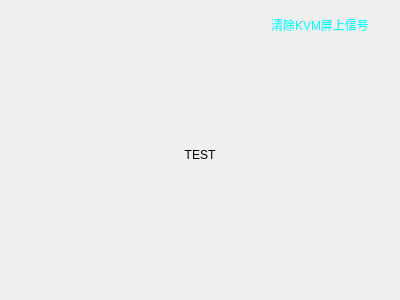
<?xml version="1.0" encoding="UTF-8"?>
<ui version="4.0">
 <class>AcceptWid</class>
 <widget class="QWidget" name="AcceptWid">
  <property name="geometry">
   <rect>
    <x>0</x>
    <y>0</y>
    <width>400</width>
    <height>300</height>
   </rect>
  </property>
  <property name="minimumSize">
   <size>
    <width>0</width>
    <height>0</height>
   </size>
  </property>
  <property name="windowTitle">
   <string>Form</string>
  </property>
  <property name="styleSheet">
   <string notr="true"/>
  </property>
  <layout class="QVBoxLayout" name="verticalLayout_3">
   <property name="leftMargin">
    <number>0</number>
   </property>
   <property name="topMargin">
    <number>0</number>
   </property>
   <property name="rightMargin">
    <number>0</number>
   </property>
   <property name="bottomMargin">
    <number>0</number>
   </property>
   <item>
    <widget class="QWidget" name="testwidget" native="true">
     <property name="styleSheet">
      <string notr="true">QWidget#testwidget{ border-image: url(:/new/prefix1/other/image/ScienceImage/Jiedian_Jiance_B.png);}</string>
     </property>
     <layout class="QVBoxLayout" name="verticalLayout_2">
      <property name="leftMargin">
       <number>0</number>
      </property>
      <property name="topMargin">
       <number>0</number>
      </property>
      <property name="rightMargin">
       <number>0</number>
      </property>
      <property name="bottomMargin">
       <number>0</number>
      </property>
      <item>
       <widget class="QWidget" name="mywidge" native="true">
        <property name="styleSheet">
         <string notr="true"/>
        </property>
        <layout class="QVBoxLayout" name="verticalLayout" stretch="1,9">
         <property name="spacing">
          <number>0</number>
         </property>
         <property name="leftMargin">
          <number>0</number>
         </property>
         <property name="topMargin">
          <number>0</number>
         </property>
         <property name="rightMargin">
          <number>0</number>
         </property>
         <property name="bottomMargin">
          <number>30</number>
         </property>
         <item>
          <widget class="QWidget" name="mywidget" native="true">
           <layout class="QHBoxLayout" name="horizontalLayout">
            <property name="leftMargin">
             <number>5</number>
            </property>
            <property name="topMargin">
             <number>10</number>
            </property>
            <property name="rightMargin">
             <number>5</number>
            </property>
            <property name="bottomMargin">
             <number>0</number>
            </property>
            <item>
             <spacer name="horizontalSpacer">
              <property name="orientation">
               <enum>Qt::Horizontal</enum>
              </property>
              <property name="sizeHint" stdset="0">
               <size>
                <width>230</width>
                <height>20</height>
               </size>
              </property>
             </spacer>
            </item>
            <item>
             <widget class="QPushButton" name="pushButton_2">
              <property name="styleSheet">
               <string notr="true"> QPushButton{
	background:transparent;
	font-family:&quot;Microsoft YaHei&quot;;
	font-size:12px;
	
	border:0 px;
	min-height:30px;
	min-width:150px;
	border-image:url(:/new/prefix1/other/image/ScienceImage/_YingGuang.png);
color:#06FFFF;
}
 QPushButton:pressed{
	background:transparent;
	border-image:url(:/new/prefix1/other/image/ScienceImage/_YingGuang_Pressed.png);
}</string>
              </property>
              <property name="text">
               <string>清除KVM屏上信号</string>
              </property>
             </widget>
            </item>
           </layout>
          </widget>
         </item>
         <item>
          <widget class="QLabel" name="label">
           <property name="text">
            <string>TEST</string>
           </property>
           <property name="alignment">
            <set>Qt::AlignCenter</set>
           </property>
          </widget>
         </item>
        </layout>
       </widget>
      </item>
     </layout>
    </widget>
   </item>
  </layout>
 </widget>
 <resources/>
 <connections/>
</ui>
